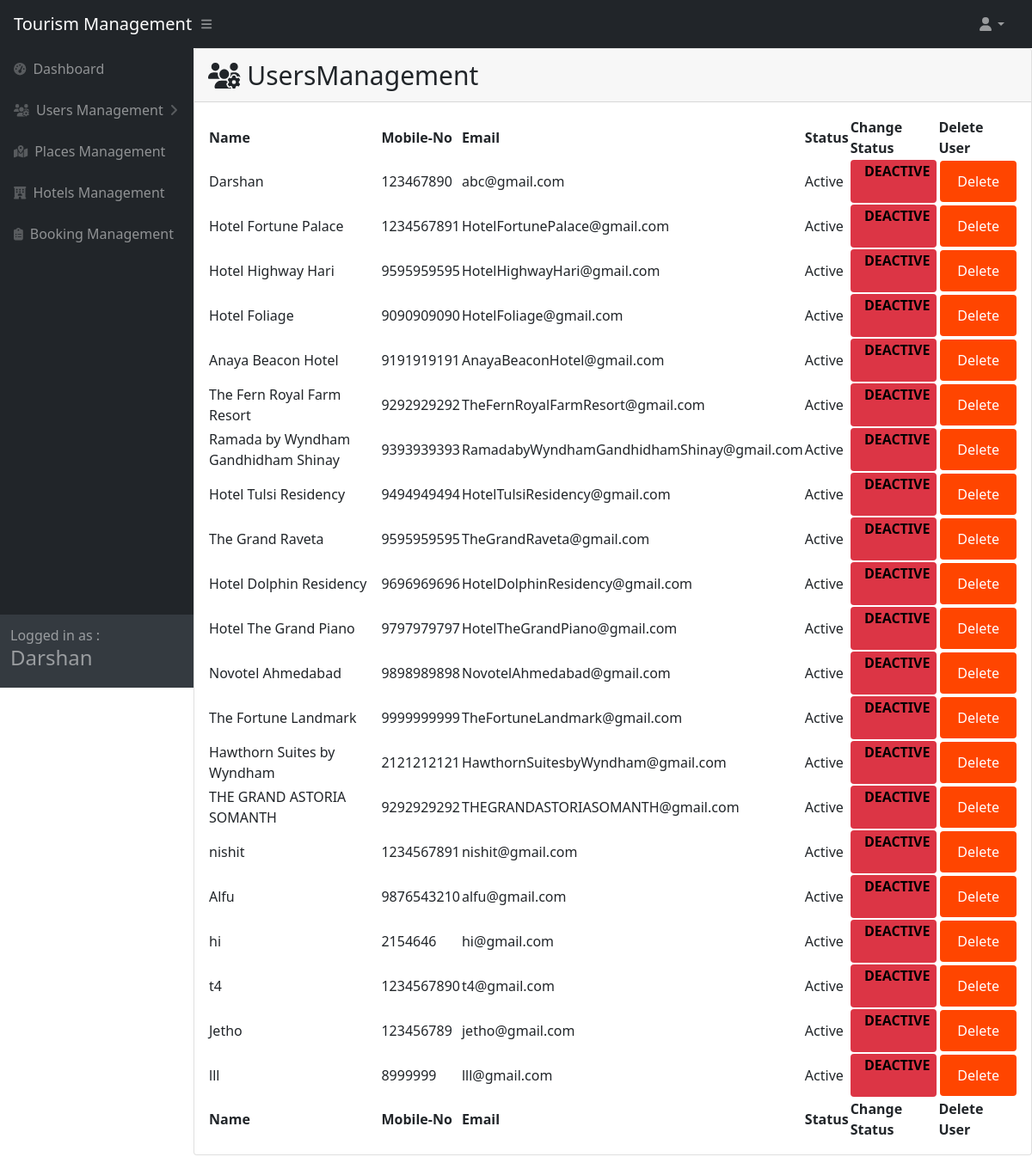
The app's page /Admin/usersmanagement.php (signed in), older data.
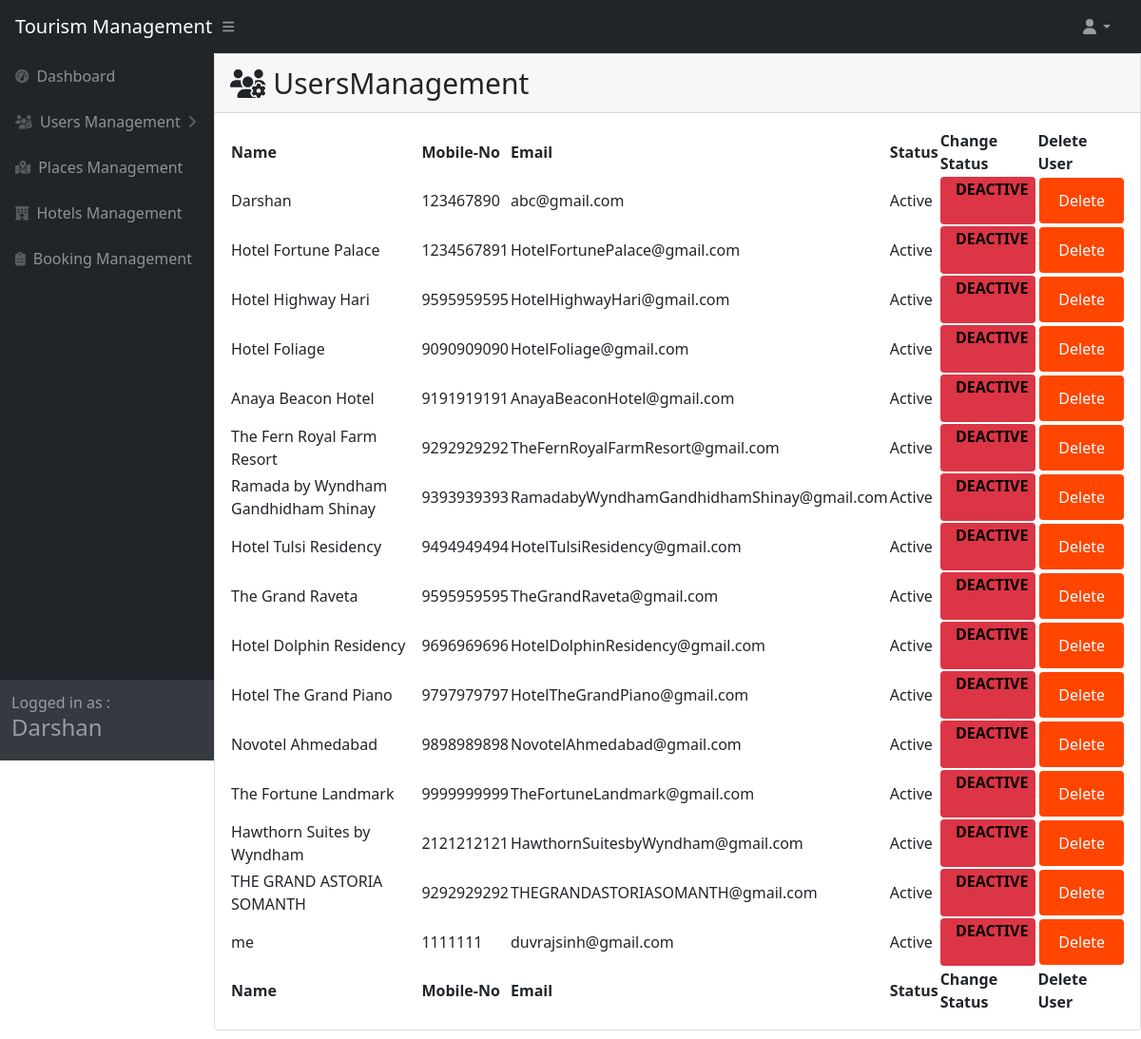
The same page, newer data.
### tables this page shows
CREATE TABLE `users` (
  `Id` int(11) NOT NULL,
  `Name` varchar(100) NOT NULL,
  `MobileNumber` varchar(15) NOT NULL,
  `UserType` varchar(1) NOT NULL DEFAULT 'U',
  `Email` varchar(100) NOT NULL,
  `PasswordHash` varchar(100) NOT NULL,
  `FirebaseToken` varchar(500) DEFAULT NULL,
  `Status` tinyint(1) DEFAULT 1,
  `UserIsDelete` int(11) NOT NULL DEFAULT 0
);

### Admin/usersmanagement.php (the view, shortened to what the changed rows need)
<?php
include('./includes/layout-sidenav-light.php');
?>
<div id="layoutSidenav_content">
    <main>
        <div class="card mb-4">
            <div class="card-body">
                <table id="datatablesSimple">
                    <thead>
                        <tr>
                            <th>Name</th>
                            <th>Mobile-No</th>
                            <th>Email</th>
                            <th>Status</th>
                            <th>Change Status</th>
                            <th>Delete User</th>
                        </tr>
                    </thead>
                    <tfoot>
                        <tr>
                            <th>Name</th>
                            <th>Mobile-No</th>
                            <th>Email</th>
                            <th>Status</th>
                            <th>Change Status</th>
                            <th>Delete User</th>
                        </tr>
                    </tfoot>
                    <tbody>
                        <?php
                        $pdo = new PDO("mysql:host=localhost;dbname=tourism", "root", "");
                        $usertype = 'U';
                        $usertypeh = 'H';
                        $statementusers = $pdo->prepare("SELECT * FROM users WHERE UserType=? or UserType=?");
                        $statementusers->execute(array($usertype, $usertypeh));
                        while ($rowuser = $statementusers->fetch()) {
                            if ($rowuser['UserIsDelete'] == 0) {
                        ?>
                                <tr>
                                    <td><?= $rowuser['Name']; ?></td>
                                    <td><?= $rowuser['MobileNumber']; ?></td>
                                    <td><?= $rowuser['Email']; ?></td>
                                    <?php
                                    if ($rowuser['Status'] == 1) {
                                        $status = "Active";
                                    } else {
                                        $status = "Deactive";
                                    }
                                    ?>
                                    <td><?= $status ?></td>
                                    <?php
                                    if ($rowuser['Status'] != 1) {
                                    ?>
                                        <td><a href="./process/activedeactive.php?id=<?= $rowuser['Id']; ?>" onclick="if (! confirm('Are you Sure?')) { return false; }"><button class="btn-success" style="font-weight: bolder; color: black; background-color: greenyellow; border-radius: 4px; border: 1px;">&nbsp; ACTIVE &nbsp; </button></a></td>
                                    <?php
                                    } else {
                                    ?>
                                        <td><a href="./process/activedeactive.php?id=<?= $rowuser['Id']; ?>" onclick="if (! confirm('Are You Sure?')) { return false; }"><button class="btn-danger" style="font-weight: bolder; color: black; border-radius: 4px; border: 1px;">&nbsp; DEACTIVE &nbsp;</button></a></td>
                                    <?php
                                    }
                                    ?>
                                    <td><a href="./process/deleteusers.php?id=<?= $rowuser['Id']; ?>" onclick="if (! confirm('You Want To Delete The User?')) { return false; }"><input type="submit" name="delete" value="Delete" style="background-color: orangered;"></a></td>
                                </tr>
                        <?php
                            }
                        }
                        ?>
                    </tbody>
                </table>
            </div>
        </div>
</div>
<?php
include('./includes/footer.php');
?>

### Admin/includes/layout-sidenav-light.php (shortened to what the changed rows need)
<!DOCTYPE html>
<html lang="en">
<?php
$pdo = new PDO("mysql:host=localhost;dbname=tourism", "root", "");
if (isset($_SESSION['Admin'])) {
    $logedInUseremail = $_SESSION['Admin'];
    $statementuser = $pdo->prepare("SELECT * from users where Email=?");
    $statementuser->execute(array($logedInUseremail));
    while ($logedInUsername = $statementuser->fetch()) {
        $currentusername = $logedInUsername['Name'];
    }
}
else{
    header("Location: ../User/loginlogout/login.php");
}
?>
<head>
    <link href="./css/style.css" rel="stylesheet" />
    <link href="./css/styles.css" rel="stylesheet" />
    <link rel="stylesheet" href="./css/animate.css">
</head>
<body class="sb-nav-fixed">
    <div id="layoutSidenav">
        <div id="layoutSidenav_nav">
            <nav class="sb-sidenav accordion sb-sidenav-dark" id="sidenavAccordion">
                <div class="sb-sidenav-footer">
                    <div class="medium">Logged in as :</div>
                    <h4><?= $currentusername ?></h4>
                </div>
            </nav>
        </div>

Row changes from the older to the newer data that the page shows:
removed users: Name "nishit", MobileNumber "1234567891", Email "nishit@gmail.com", Status "Active"
removed users: Name "Alfu", MobileNumber "9876543210", Email "alfu@gmail.com", Status "Active"
removed users: Name "hi", MobileNumber "2154646", Email "hi@gmail.com", Status "Active"
removed users: Name "t4", MobileNumber "1234567890", Email "t4@gmail.com", Status "Active"
removed users: Name "Jetho", MobileNumber "123456789", Email "jetho@gmail.com", Status "Active"
removed users: Name "lll", MobileNumber "8999999", Email "lll@gmail.com", Status "Active"
added users: Name "me", MobileNumber "1111111", Email "duvrajsinh@gmail.com", Status "Active"
